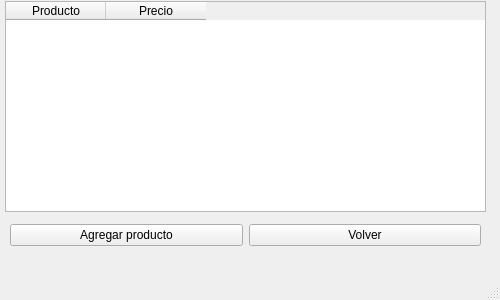
<?xml version="1.0" encoding="UTF-8"?>
<ui version="4.0">
 <class>MainWindow</class>
 <widget class="QMainWindow" name="MainWindow">
  <property name="geometry">
   <rect>
    <x>0</x>
    <y>0</y>
    <width>500</width>
    <height>300</height>
   </rect>
  </property>
  <property name="windowTitle">
   <string>MainWindow</string>
  </property>
  <widget class="QWidget" name="centralwidget">
   <widget class="QWidget" name="horizontalLayoutWidget">
    <property name="geometry">
     <rect>
      <x>10</x>
      <y>220</y>
      <width>471</width>
      <height>31</height>
     </rect>
    </property>
    <layout class="QHBoxLayout" name="horizontalLayout">
     <item>
      <widget class="QPushButton" name="boton_agregar_producto">
       <property name="text">
        <string>Agregar producto</string>
       </property>
      </widget>
     </item>
     <item>
      <widget class="QPushButton" name="boton_volver">
       <property name="text">
        <string>Volver</string>
       </property>
      </widget>
     </item>
    </layout>
   </widget>
   <widget class="QTableWidget" name="tabla_menu">
    <property name="geometry">
     <rect>
      <x>5</x>
      <y>1</y>
      <width>481</width>
      <height>211</height>
     </rect>
    </property>
    <property name="sizePolicy">
     <sizepolicy hsizetype="Expanding" vsizetype="Expanding">
      <horstretch>0</horstretch>
      <verstretch>0</verstretch>
     </sizepolicy>
    </property>
    <property name="alternatingRowColors">
     <bool>true</bool>
    </property>
    <property name="showGrid">
     <bool>false</bool>
    </property>
    <property name="sortingEnabled">
     <bool>true</bool>
    </property>
    <attribute name="horizontalHeaderCascadingSectionResizes">
     <bool>false</bool>
    </attribute>
    <attribute name="horizontalHeaderDefaultSectionSize">
     <number>100</number>
    </attribute>
    <attribute name="horizontalHeaderHighlightSections">
     <bool>true</bool>
    </attribute>
    <attribute name="verticalHeaderVisible">
     <bool>false</bool>
    </attribute>
    <column>
     <property name="text">
      <string>Producto</string>
     </property>
    </column>
    <column>
     <property name="text">
      <string>Precio</string>
     </property>
    </column>
   </widget>
  </widget>
  <widget class="QMenuBar" name="menubar">
   <property name="geometry">
    <rect>
     <x>0</x>
     <y>0</y>
     <width>500</width>
     <height>21</height>
    </rect>
   </property>
  </widget>
  <widget class="QStatusBar" name="statusbar"/>
 </widget>
 <resources/>
 <connections/>
</ui>
